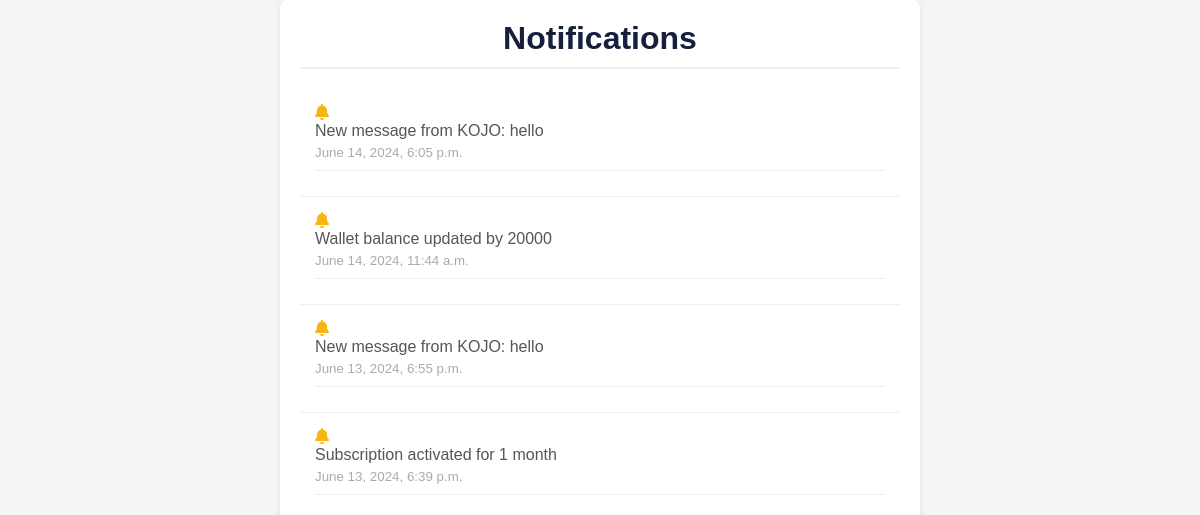
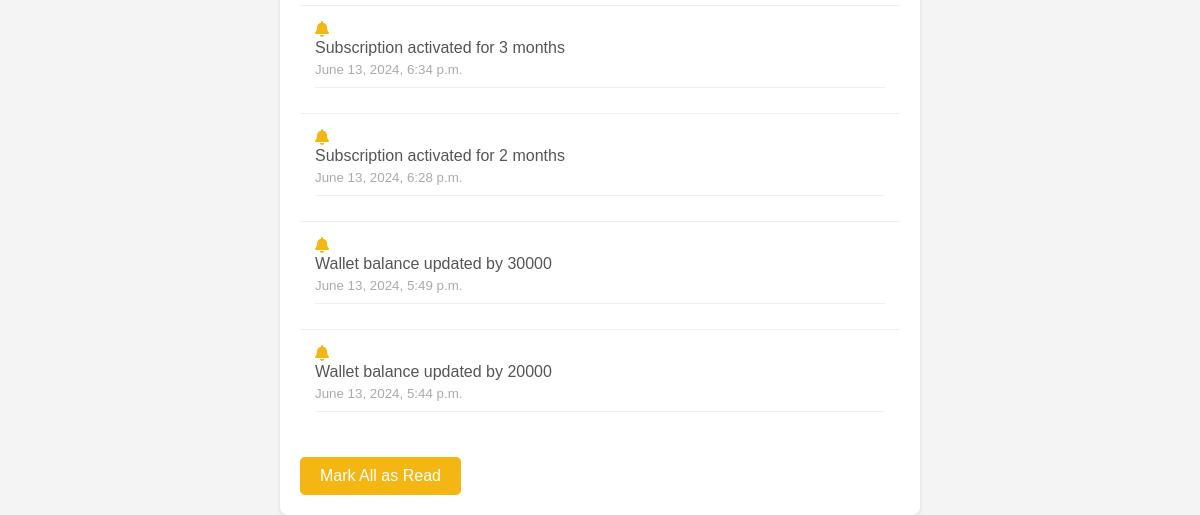
The app's page /notifications/ (signed in), older data (2 pictures, top to bottom).
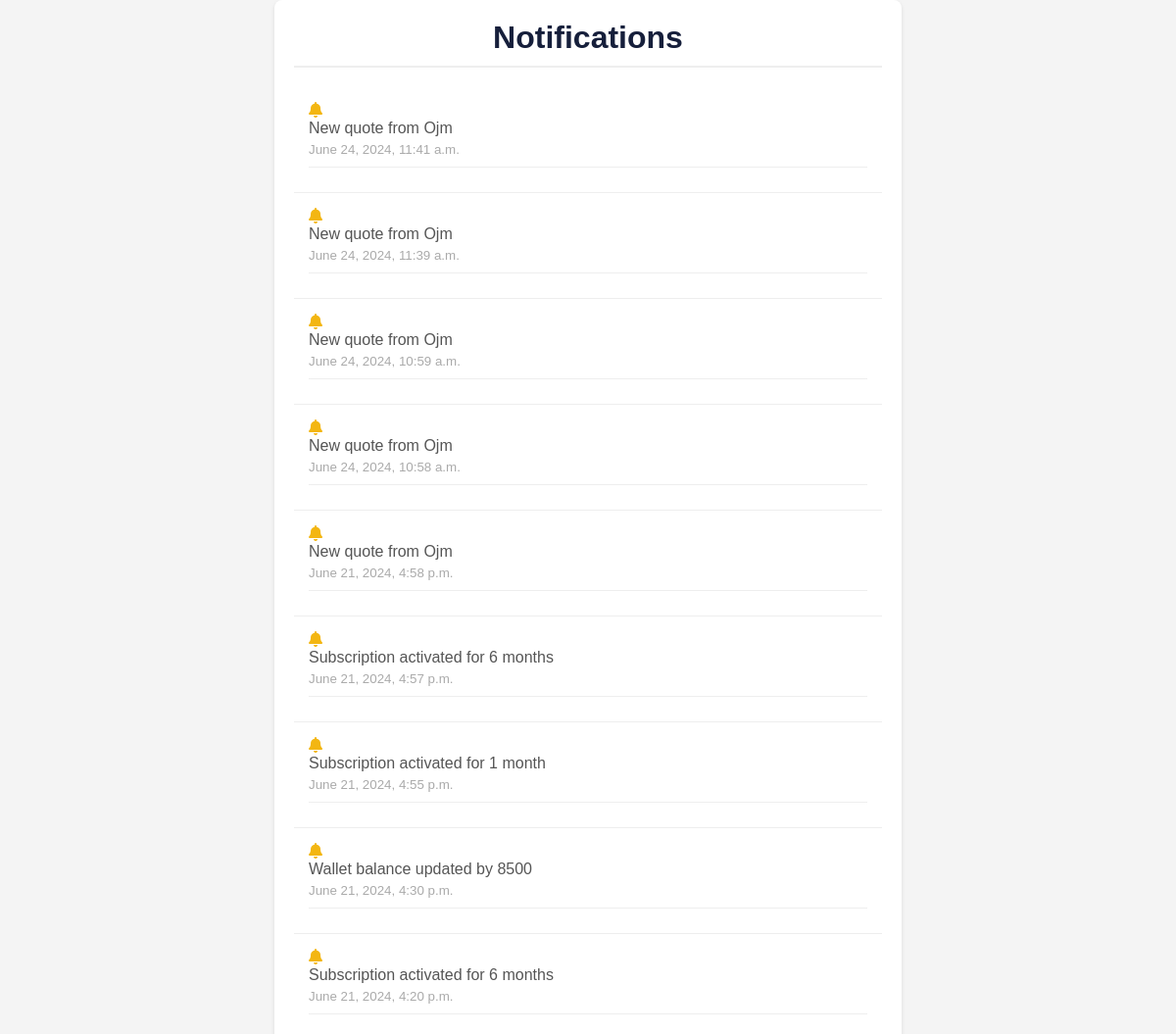
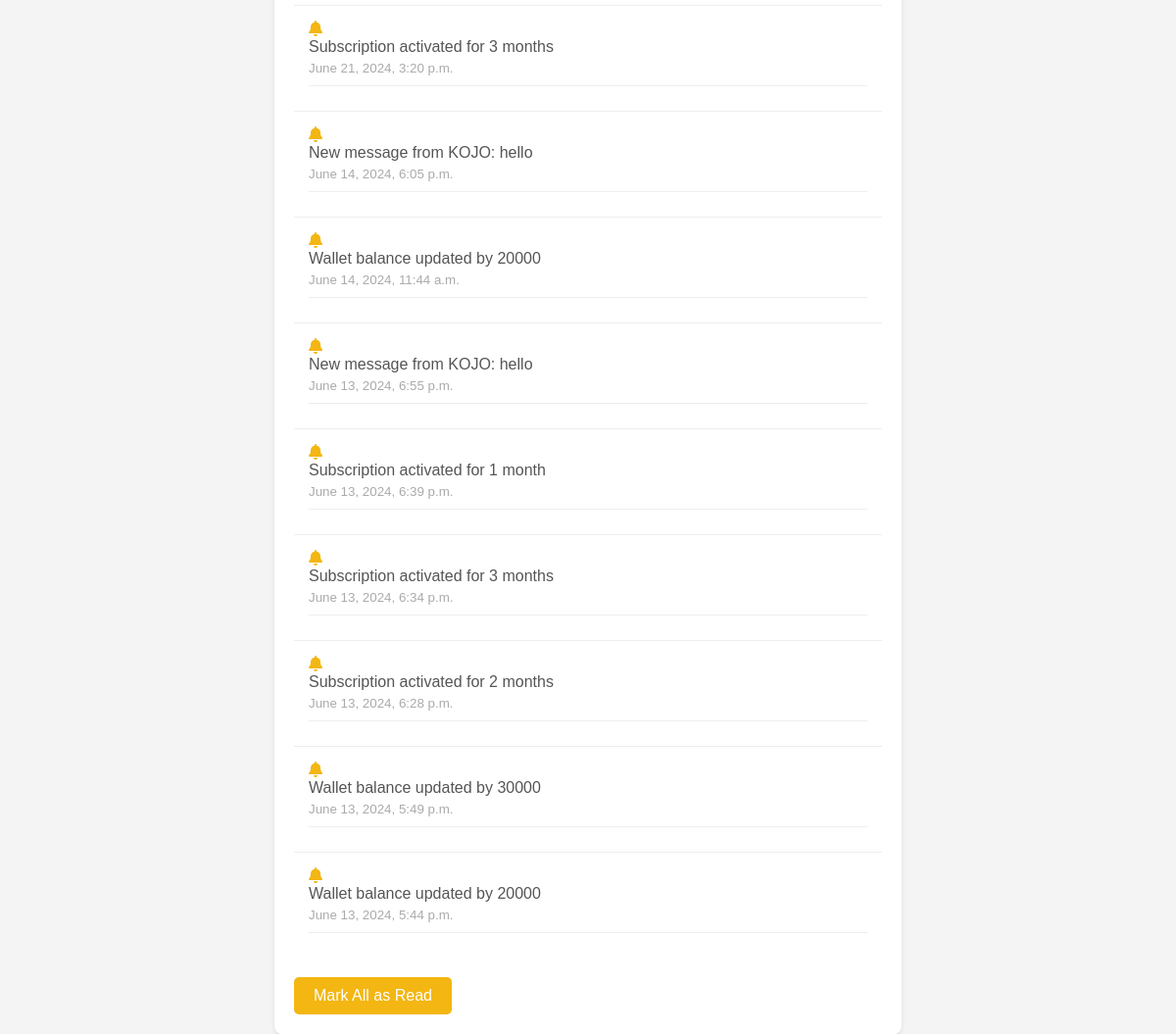
The same page, newer data (2 pictures, top to bottom).
### ojm_core/models.py (models this page shows, shortened)
class Notification(models.Model):
    TYPE_CHOICES = [
        ('payment', 'Payment'),
        ('account', 'Account'),
        ('chat', 'Chat'),
    ]
    user = models.ForeignKey(User, on_delete=models.CASCADE)
    message = models.TextField()
    notification_type = models.CharField(max_length=20, choices=TYPE_CHOICES)
    created_at = models.DateTimeField(auto_now_add=True)
    read = models.BooleanField(default=False)
    class Meta:
        ordering = ('-created_at',)

### ojm_core/views.py (the view)
# urls.py: path('notifications/', views.get_notifications, name='notifications'),
@login_required
def get_notifications(request):
    user = request.user
    notifications = Notification.objects.filter(user=user)
    count = Notification.objects.filter(user=user).count()
    notifications.update(read=True)
    context = {
        'notifications': notifications,
        'count':count
    }
    return render(request, 'notifications.html', context)

### templates/notifications.html (shortened to what this page needs)
{% load static %}
<!DOCTYPE html>
<html lang="en">
<head>
    <link rel="stylesheet" href="https://cdnjs.cloudflare.com/ajax/libs/font-awesome/5.15.3/css/all.min.css">
</head>
<body>
    <div class="container">
        <div class="header">
            <h1>Notifications</h1>
        </div>
        <div id="notification-area">
            {% if notifications %}
                {% for notification in notifications %}
                <div class="notification">
                    <i class="fas fa-bell icon"></i>
                    <p>{{ notification.message }}</p>
                    <small>{{ notification.created_at }}</small>
                    <hr>
                </div>
                {% endfor %}
            {% else %}
                <div class="no-notifications">
                    <i class="fas fa-inbox icon"></i>
                    <p>No Notifications</p>
                </div>
            {% endif %}
        </div>
        <a href="#" class="button">Mark All as Read</a>
    </div>
</body>
</html>

### templates/notifications.html (style rules this page uses)
:root { --main-color-one: rgb(243, 182, 18); --main-color-two: rgb(22, 31, 59); }
body { font-family: 'Arial', sans-serif; background-color: #f4f4f4; margin: 0; padding: 0; display: flex; justify-content: center; align-items: center; min-height: 100vh; }
.container { background: #fff; width: 90%; max-width: 600px; padding: 20px; box-shadow: 0 2px 4px rgba(0, 0, 0, 0.1); border-radius: 8px; }
.header { text-align: center; border-bottom: 2px solid #eee; padding-bottom: 10px; margin-bottom: 20px; }
.header h1 { margin: 0; color: var(--main-color-two); }
.notification { padding: 15px; border-bottom: 1px solid #eee; }
.notification:last-child { border-bottom: none; }
.notification p { margin: 0 0 5px; color: #555; }
.notification small { display: block; color: #aaa; }
.icon { margin-right: 10px; color: var(--main-color-one); }
.notification hr { margin: 10px 0; border: none; border-top: 1px solid #eee; }
.button { display: inline-block; padding: 10px 20px; margin-top: 20px; background-color: var(--main-color-one); color: #fff; text-decoration: none; border-radius: 5px; text-align: center; }

Row changes from the older to the newer data that the page shows:
added Notification: message "New quote from Ojm", created_at "June 24, 2024, 11:41 a.m."
added Notification: message "New quote from Ojm", created_at "June 24, 2024, 11:39 a.m."
added Notification: message "New quote from Ojm", created_at "June 24, 2024, 10:59 a.m."
added Notification: message "New quote from Ojm", created_at "June 24, 2024, 10:58 a.m."
added Notification: message "New quote from Ojm", created_at "June 21, 2024, 4:58 p.m."
added Notification: message "Subscription activated for 6 months", created_at "June 21, 2024, 4:57 p.m."
added Notification: message "Subscription activated for 1 month", created_at "June 21, 2024, 4:55 p.m."
added Notification: message "Wallet balance updated by 8500", created_at "June 21, 2024, 4:30 p.m."
added Notification: message "Subscription activated for 6 months", created_at "June 21, 2024, 4:20 p.m."
added Notification: message "Subscription activated for 3 months", created_at "June 21, 2024, 3:20 p.m."
